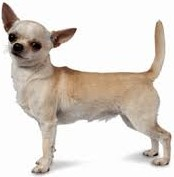
#> input picture toClassify/chihuahua_01.jpeg, 174 x 177 px; its folder holds only this picture in this run
$ jupyter execute --allow-errors main.ipynb
#> lines starting #> are read from the running program, lines starting #| are printed output that depends on the picture
#> further down, regImage is the input picture: PIL image 174x177 RGB; mean R, G, B 219.6, 211.9, 204.6
# DoggieTech Dog Image Classifier
An application used to identify a dog breed.

**NOTE**: Currently, the algorithm only supports 3 unique breeds:
- Rottweilers
- Golden Retrievers
- Chihuahuas

You can also try out the examples provided in the _toClassify_ folder.

## How to use this application
If you are using this application **remotely** (i.e., Jupyter Binder, Google Colab), please follow the steps in [Section 1](#section-1-pre-use-setup), then view the [User Guide](./UserGuide.md) for the alternative uploading method and interaction.

If running the application **locally**, please follow the steps in [Section 1](#section-1-pre-use-setup), then follow the steps in [Section 2](#section-2-using-the-application).

This is the interactive application where you submit an image of a dog for breed identification. Please skip to [Section 1](#section-1-pre-use-setup) for instructions to follow before using the application.

<!-- If you already know how to use the application, please skip to [Section 2](#section-2-using-the-application). -->

## Section 0: Application Setup
No need to worry about this section. This is where the application setup occurs. After performing "Run All", jump to [Section 1](#section-1-pre-use-setup) to start interacting with the application.

[cell 1]
# Python imports
import ipywidgets as widgets
from ipywidgets import Layout, GridBox
import os
import pickle
from PIL import Image
import numpy as np
import matplotlib.pyplot as plt

#> (a cell that did not finish here is left out)

[cell 3]
# For formatting the images

IMG_SIZE = 100
MAX_CATEGORY_SIZE = 3

# [14 lines left out: functions stringToImg, completeTransformation, not called in this run]

def convertImgToNpArray(anImage: Image):
  return np.array(anImage)

def cropImage(anImage, boundingBox: tuple):
  return anImage.crop(boundingBox)

def resizeImage(anImage: Image, aSize: int):
#> called with aSize = 100
  return anImage.resize((aSize, aSize))
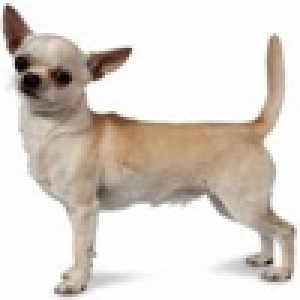
#> returned value: PIL image 100x100 RGB (shown 3 times larger); mean R, G, B 219.6, 211.9, 204.6

def to24Bit(anImage: Image):
  return anImage.convert('L')
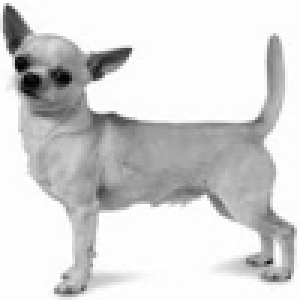
#> returned value: PIL image 100x100 L (shown 3 times larger); min 2, max 255, mean 213.4

# [9 lines left out: function displayImage, not called in this run]

[cell 4]
# To perform bulk classification
TO_ID_PATH = './toClassify/'
imageAcceptedTypes = ['jpg','jpeg','png']

toClassifyList = os.listdir(TO_ID_PATH)
inputSet = []
labelSet = []
imageSet = []
for image in toClassifyList:
  if(image.split('.')[-1] in imageAcceptedTypes):
    regImage = Image.open(os.path.join(TO_ID_PATH, image), 'r')
    label = ((image.split('.')[0]).split('0')[0]).strip('_').capitalize()
    labelSet.append(label)
    formattedImage = resizeImage(cropImage(anImage=regImage, boundingBox=regImage.getbbox()), IMG_SIZE)
    formattedImage24Bit = to24Bit(formattedImage)
    regImage.close()
    imageSet.append(formattedImage)
    inputSet.append(np.array(formattedImage24Bit).flatten())
  else:
    continue

$ run again, on toClassify/dog03.png
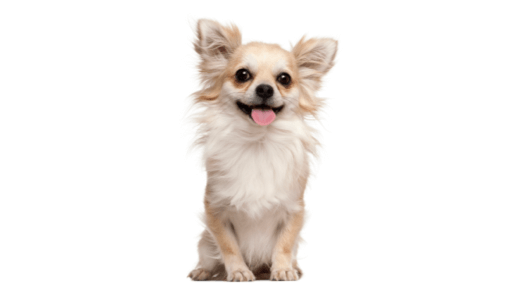
#> input picture toClassify/dog03.png, 520 x 288 px
#> regImage is the input picture: PIL image 520x288 P; mean R, G, B 243.9, 239.9, 237
#> in cropImage, `return anImage.crop(boundingBox)`:
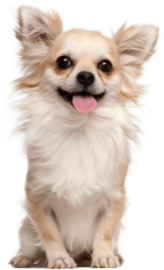
#> returned value: PIL image 164x270 P; mean R, G, B 217.3, 203.9, 194
#> in to24Bit, `return anImage.convert('L')`:
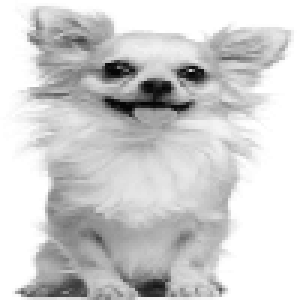
#> returned value: PIL image 100x100 L (shown 3 times larger); min 6, max 255, mean 206.8

$ run again, on toClassify/chihuahua_02.jpg
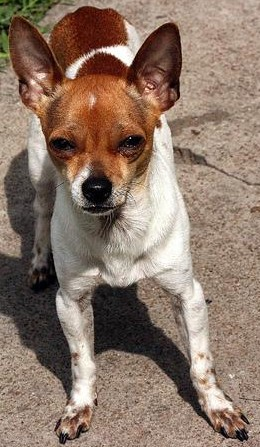
#> input picture toClassify/chihuahua_02.jpg, 260 x 447 px
#> regImage is the input picture: PIL image 260x447 RGB; mean R, G, B 140.6, 119.3, 104.9
#> in resizeImage, `return anImage.resize((aSize, aSize))`:
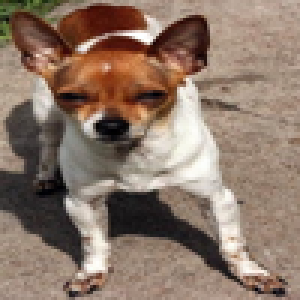
#> returned value: PIL image 100x100 RGB (shown 3 times larger); mean R, G, B 140.6, 119.3, 104.9
#> in to24Bit, `return anImage.convert('L')`:
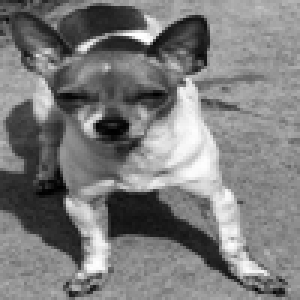
#> returned value: PIL image 100x100 L (shown 3 times larger); min 0, max 255, mean 124
